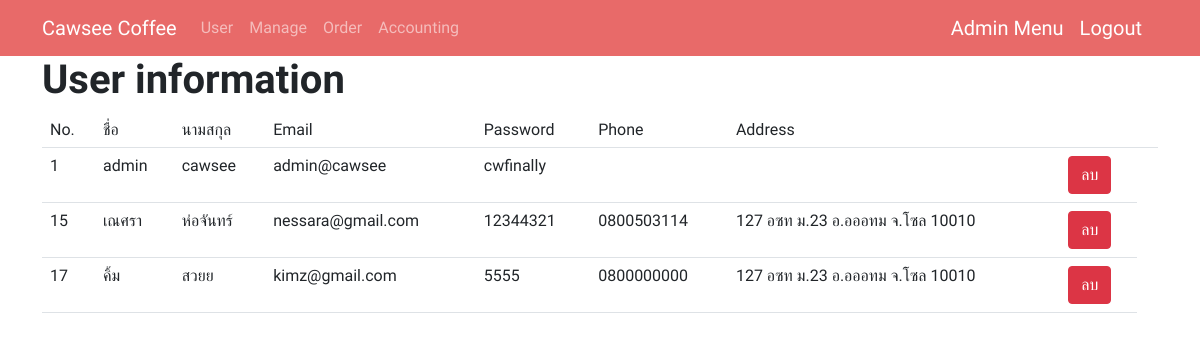
Screenshot of /admin_l.php with the database file from the repository.
### tables this page shows
CREATE TABLE `user1` (
  `id` int(255) NOT NULL,
  `fname` varchar(100) NOT NULL,
  `lname` varchar(100) NOT NULL,
  `email` varchar(100) NOT NULL,
  `password` varchar(100) NOT NULL,
  `phone` text NOT NULL,
  `address` text NOT NULL,
  `level` varchar(100) NOT NULL DEFAULT 'member'
);

### admin_l.php (the view, shortened to what this page needs)
<?php
  include('server.php');
  include('admintool.php');
  $query = "SELECT * FROM user1 ORDER BY id ASC" ;
  $result = mysqli_query($conn, $query);
  echo '<div class="container">';
  echo '<h3 class="display-6 fw-bold ">User information</h3>';
  echo ' <table class="table table-hover">';
      echo "
        <tr>
        <td>No.</td>
        <td>ชื่อ</td>
        <td>นามสกุล</td>
        <td>Email</td>
        <td>Password</td>
        <td>Phone</td>
        <td>Address</td>
        <td></td>
        <td></td>
      </tr>";
    while($row = mysqli_fetch_array($result)) {
    echo "<tr>";
      echo "<td>" .$row["id"] .  "</td> ";
      echo "<td>" .$row["fname"] .  "</td> ";
      echo "<td>" .$row["lname"] .  "</td> ";
      echo "<td>" .$row["email"] .  "</td> ";
      echo "<td>" .$row["password"] .  "</td> ";
      echo "<td>" .$row["phone"] .  "</td> ";
      echo "<td>" .$row["address"] .  "</td> ";
      echo "<td><a href='del_data.php?ID=$row[0]' onclick=\"return confirm('คุณแน่ใจแล้วหรอที่จะลบ !!!')\" class='btn btn-danger btn-xs'>ลบ</a></td> ";
    echo "</tr>";
    }
  echo "</table>";
?>

### style1.css (style rules this page uses)
* { margin: 0; padding: 0; font-family: 'Mali', cursive; }

### rows the page displays
user1: id "1", fname "admin", lname "cawsee", email "admin@cawsee", password "cwfinally"
user1: id "15", fname "เณศรา", lname "ห่อจันทร์", email "nessara@gmail.com", password "12344321", phone "0800503114", address "127 อซท ม.23 อ.อออทม จ.โซล 10010"
user1: id "17", fname "คิ้ม", lname "สวยย", email "kimz@gmail.com", password "5555", phone "0800000000", address "127 อซท ม.23 อ.อออทม จ.โซล 10010"
